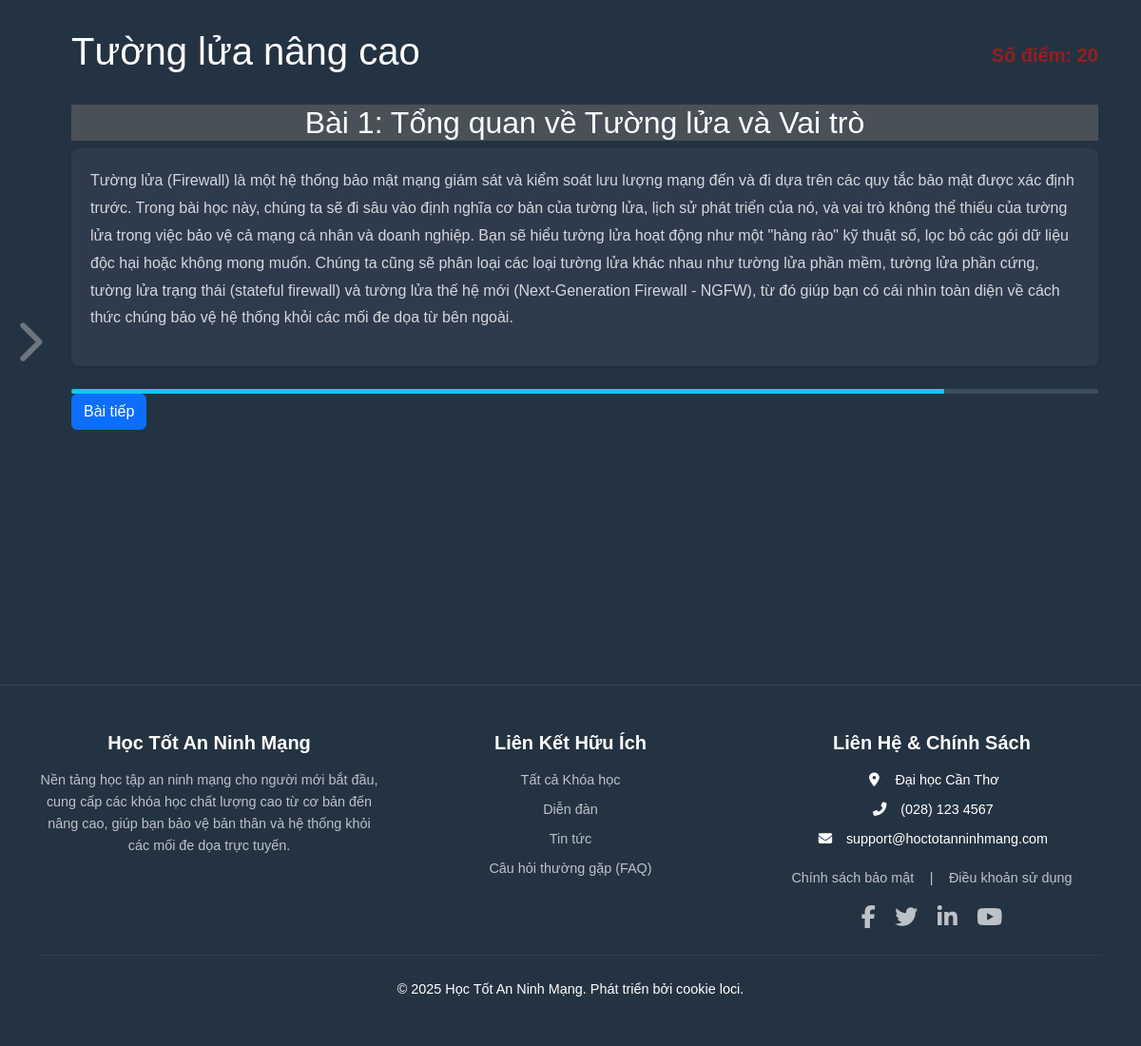
The page /courses.php?kh_id=1 (signed in) on the database its author committed.
### tables this page shows
CREATE TABLE KHOA_HOC (
	kh_id INT PRIMARY KEY AUTO_INCREMENT, 
	kh_name VARCHAR(255) NOT NULL,        
	kh_soluong_baihoc INT,                
	kh_dokho VARCHAR(50),                 
	kh_url VARCHAR(255),                  
	kh_mota TEXT,
	hkh_id INT,
	FOREIGN KEY (hkh_id) REFERENCES hinh_khoa_hoc(hkh_id)  	                   
);

CREATE TABLE BAI_HOC (
	bh_id INT PRIMARY KEY AUTO_INCREMENT,   
	kh_id INT NOT NULL,                     
	bh_tieude VARCHAR(255) NOT NULL,        
	bh_noidung TEXT,                        
	bh_thutu INT,                           
	bh_ngay_tao DATETIME DEFAULT CURRENT_TIMESTAMP, 
	bh_cap_nhat DATETIME DEFAULT CURRENT_TIMESTAMP ON UPDATE CURRENT_TIMESTAMP, 
	bh_diem INT,                            
	FOREIGN KEY (kh_id) REFERENCES KHOA_HOC(kh_id) 
);

### courses.php (the view, shortened to what this page needs)
<?php
    include_once __DIR__ . "/dbconnect.php";
    $current_kh_id = isset($_GET['kh_id']) ? (int)$_GET['kh_id'] : 0;
    $arr_bai_hoc_trong_khoa = [];
    if ($current_kh_id > 0) {
        $stmt_bh = $conn->prepare("SELECT bh_id, bh_tieude, bh_thutu, bh_noidung, bh_diem FROM bai_hoc WHERE kh_id = ? ORDER BY bh_thutu ASC;");
        if ($stmt_bh) {
            $stmt_bh->bind_param("i", $current_kh_id);
            $stmt_bh->execute();
            $result_bh = $stmt_bh->get_result();
            while ($row_bh = $result_bh->fetch_assoc()) {
                $arr_bai_hoc_trong_khoa[] = $row_bh;
            }
        } else {
            error_log("lỗi truy vấn: .$conn->error . $conn->error");
        }
    }
    $current_bh_thutu_from_url = isset($_GET['bh_thutu']) ? (int)$_GET['bh_thutu'] : null;
    $current_bh_data = null;
    if ($current_bh_thutu_from_url === null && !empty($arr_bai_hoc_trong_khoa)) {
        $current_bh_data = $arr_bai_hoc_trong_khoa[0];
    }
    $current_khoa_hoc_name = "Tên Khóa Học Không Xác Định";
    if ($current_kh_id > 0) {
        $stmt_kh = $conn->prepare("SELECT kh_name FROM khoa_hoc WHERE kh_id = ?;");
        if ($stmt_kh) {
            $stmt_kh->bind_param("i", $current_kh_id);
            $stmt_kh->execute();
            $stmt_kh->bind_result($kh_name);
            if ($stmt_kh->fetch()) {
                $current_khoa_hoc_name = htmlspecialchars($kh_name);
            }
        }
    }
?>
<!DOCTYPE html>
<html lang="vi">
<head>
    <?php include_once __DIR__ . '/includes/style.php'; ?>
</head>
<body>
    <main class="course-detail-main d-flex" style="background-color: var(--primary-bg-color); min-height: calc(100vh - 80px);">
        <button class="sidebar-toggle" id="sidebarToggleBtn">
            <i class="fas fa-chevron-right toggle-icon"></i>
        </button>
        <aside id="courseSidebar" class="course-sidebar collapsed">
                    <?php foreach($arr_bai_hoc_trong_khoa as $bh): ?>
                        <?php
                            $is_active = ($current_bh_data && $bh['bh_thutu'] == $current_bh_data['bh_thutu']) ? 'active' : '';
                        ?>
                    <?php endforeach; ?>
        </aside>
        <section class="course-content flex-grow-1 p-4 container">
            <div class="d-flex justify-content-between align-items-center mb-4">
                <h1 class="text-white <?= $is_active ?>"> <?= $current_khoa_hoc_name ?></h1>
                <span class=" diem-bai-hoc">Số điểm: <?= htmlspecialchars($current_bh_data['bh_diem']) ?></span>
            </div>
            <div class="ten-bai-hoc" style="background-color: var(--link-hover-color);">
                <h2 class="text-white <?= $is_active ?> text-center"> <?= $current_bh_data['bh_tieude'] ?></h2>
            </div>
            <div class="course-text-block mb-4">
                <p class="<?= $is_active ?>"><?= htmlspecialchars($current_bh_data['bh_noidung'])?></p>
            </div>
            <div class="progress mt-auto" style="height: 5px;">
                <div class="progress-bar bg-info" role="progressbar" style="width: 85%;" aria-valuenow="85" aria-valuemin="0" aria-valuemax="100"></div>
            </div>
            <?php
                $current_bh_index = -1;
                foreach ($arr_bai_hoc_trong_khoa as $index => $bh_item) {
                    if ($bh_item['bh_thutu'] == $current_bh_data['bh_thutu']) {
                        $current_bh_index = $index;
                        break;
                    }
                }
                $next_bh_thutu = null;
                if ($current_bh_index < count($arr_bai_hoc_trong_khoa) - 1) {
                    $next_bh_thutu = $arr_bai_hoc_trong_khoa[$current_bh_index + 1]['bh_thutu'];
                }
            ?>
            <div class="lesson-navigation">
                <?php if ($next_bh_thutu !== null): ?>
                    <a href="courses.php?kh_id=<?= htmlspecialchars($current_kh_id) ?>&bh_thutu=<?= htmlspecialchars($next_bh_thutu) ?>" class="btn btn-primary">Bài tiếp</a>
                <?php endif; ?>
            </div>
        </section>
    </main>
    <?php include_once __DIR__ . "/includes/footer.php"; ?>
</body>
</html>

### assets/css/app.css (style rules this page uses)
:root { --primary-bg-color: #2c3e50; --secondary-bg-color: #f8f9fa; --text-color-light: #ffffff; --text-color-dark: #343a40; --btn-primary-bg: #007bff; --btn-primary-hover-bg: #476481; --thirth-bg-color: #243342; --fourth-bg-color: #4273a4; }
body { font-family: 'Arial', sans-serif; line-height: 1.6; background-color: var(--primary-bg-color); color: var(--text-color-dark); }
html, body { height: 100%; }
body { display: flex; flex-direction: column; }
main { flex-grow: 1; }
.course-detail-main { display: flex; min-height: calc(100vh - 80px); position: relative; }
.course-sidebar { background-color: #243342; width: 30%; flex-shrink: 0; transition: width 0.3s ease, transform 0.3s ease; overflow-x: hidden; display: flex; flex-direction: column; padding-top: 20px; padding-bottom: 20px; }
.course-sidebar.collapsed { width: 30px; padding-left: 0; padding-right: 0; }
.sidebar-toggle { position: absolute; top: 50%; left: 30px; transform: translate(-50%, -50%); background-color: var(--thirth-bg-color); border: none; border-radius: 25%; width: 35px; height: 100px; display: flex; align-items: center; justify-content: center; cursor: pointer; z-index: 10; transition: background-color 0.2s ease, transform 0.3s ease, left 0.3s ease; color: var(--text-color-light); }
.sidebar-toggle .toggle-icon { transition: transform 0.3s ease; font-size: 2.9rem; color: #6c757d; transition: color 0.2s ease, transform 0.3s ease; }
.course-content { background-color: var(--primary-bg-color); color: var(--text-color-light); overflow-y: auto; padding: 30px !important; }
.course-content h2, .course-content h3 { color: var(--text-color-light); }
.course-text-block { background-color: #2e3b4d; padding: 20px; border-radius: 8px; margin-bottom: 20px; box-shadow: 0 2px 5px rgba(0,0,0,0.1); }
.course-text-block p { color: rgba(255, 255, 255, 0.8); line-height: 1.8; }
.progress { background-color: #3b4e60; border-radius: 5px; }
.progress-bar { background-color: var(--fourth-bg-color) }
.diem-bai-hoc { font-size: 20px; color: #951f1f; font-weight: bolder ; }
:root { --primary-bg-color: #243342; --card-bg-color: #e0e0e0; --input-bg-color: #f8f9fa; --input-bg-color-focus: #ffffff; --border-color: #ced4da; --primary-color: #007bff; --text-color-dark: #343a40; --placeholder-color: #6c757d; --link-color: #6c757d; --link-hover-color: #495057; }

### rows shown on the page
khoa_hoc: kh_name "Tường lửa nâng cao"
bai_hoc: bh_tieude "Bài 1: Tổng quan về Tường lửa và Vai trò", bh_noidung "Tường lửa (Firewall) là một hệ thống bảo mật mạng giám sát và kiểm soát lưu lượng mạng đến và đi dựa trên các quy tắc bảo mật được xác định trước. Trong bài học này, chúng ta sẽ đi sâu vào định nghĩa cơ bản của tường lửa, lịch sử phát triển của nó, và vai trò không thể thiếu của tường lửa trong việc bảo vệ cả mạng cá nhân và doanh nghiệp. Bạn sẽ hiểu tường lửa hoạt động như một \"hàng rào\" kỹ thuật số, lọc bỏ các gói dữ liệu độc hại hoặc không mong muốn. Chúng ta cũng sẽ phân loại các loại tường lửa khác nhau như tường lửa phần mềm, tường lửa phần cứng, tường lửa trạng thái (stateful firewall) và tường lửa thế hệ mới (Next-Generation Firewall - NGFW), từ đó giúp bạn có cái nhìn toàn diện về…"
